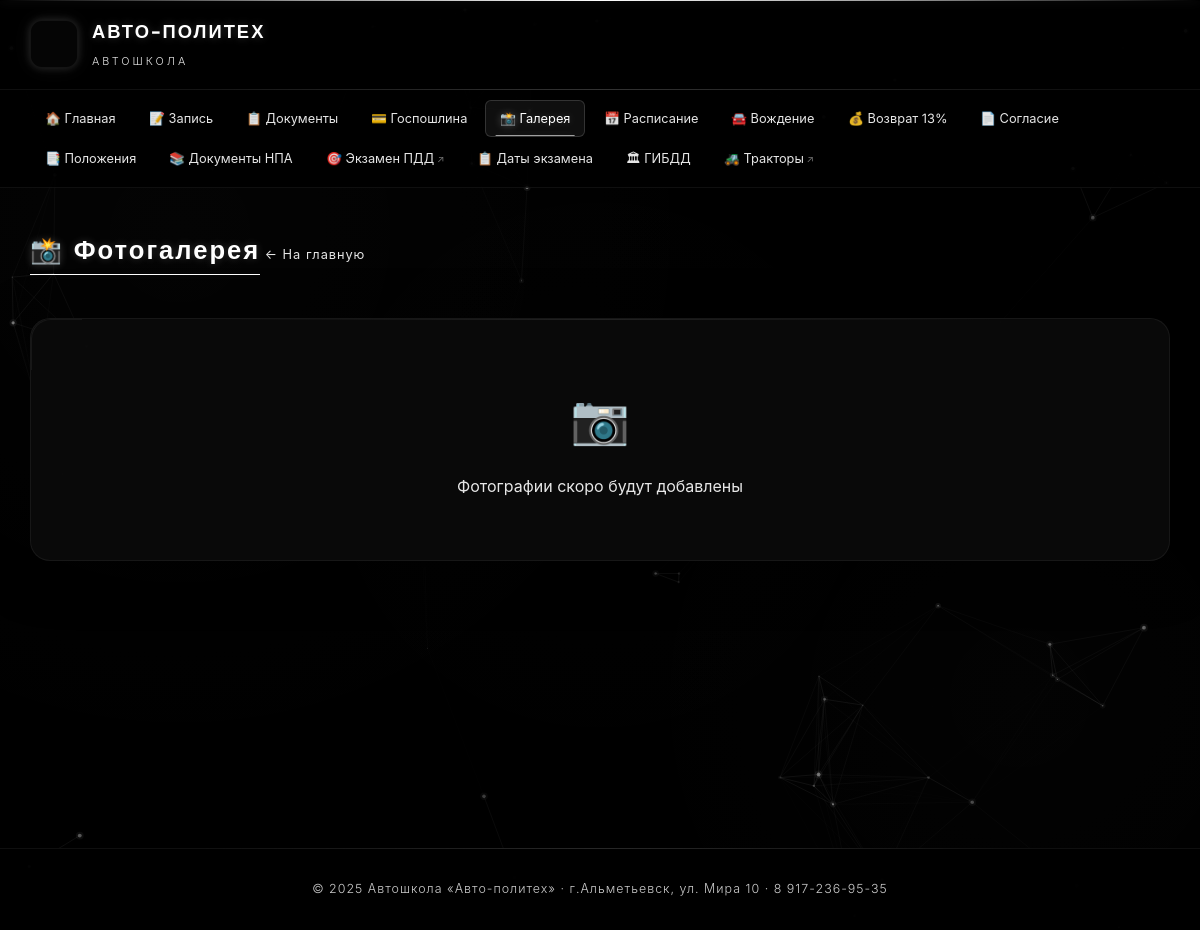
The app's page /gallery/, older data.
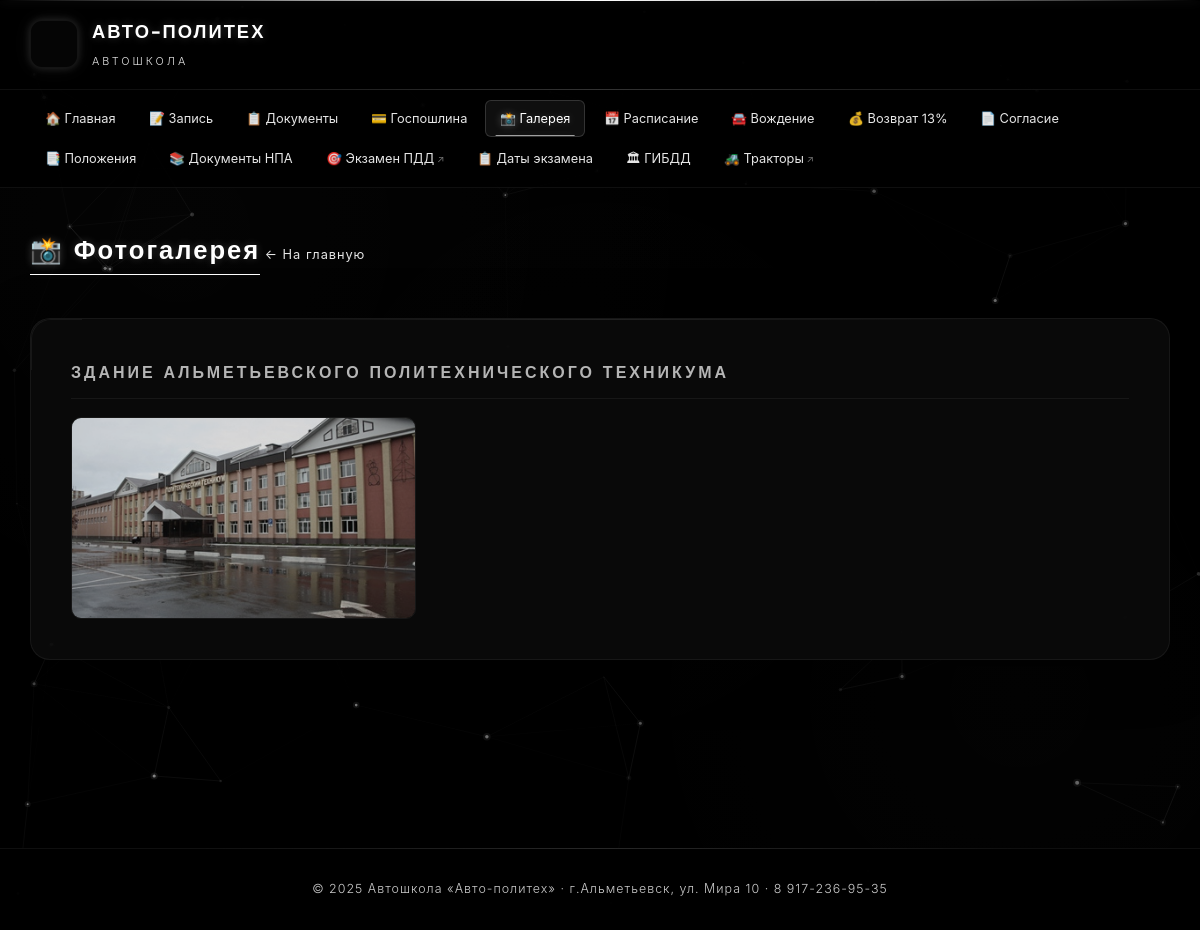
The same page, newer data.
### main/models.py (models this page shows, shortened)
class GalleryCategory(models.Model):
    name = models.CharField('Название', max_length=200)
    order = models.IntegerField('Порядок', default=0)
    class Meta:
        verbose_name = 'Категория галереи'
        verbose_name_plural = 'Категории галереи'
        ordering = ['order']

class GalleryImage(models.Model):
    category = models.ForeignKey(GalleryCategory, on_delete=models.CASCADE, related_name='images',
                                  verbose_name='Категория')
    image = models.ImageField('Изображение', upload_to='gallery/')
    caption = models.CharField('Подпись', max_length=300, blank=True)
    order = models.IntegerField('Порядок', default=0)
    class Meta:
        verbose_name = 'Изображение'
        verbose_name_plural = 'Изображения'
        ordering = ['order']

### main/views.py (the view)
# urls.py: path('gallery/', views.gallery, name='gallery'),
def gallery(request):
    categories = GalleryCategory.objects.prefetch_related('images').all()
    context = {
        'categories': categories,
    }
    return render(request, 'main/gallery.html', context)

### main/context_processors.py (called while the page is built)
def site_settings(request):
    try:
        settings = SiteSettings.load()
    except Exception:
        settings = None
    return {'site_settings': settings}

### main/models.py (called while the page is built)
    @classmethod
    def load(cls):
        obj, created = cls.objects.get_or_create(pk=1)
        return obj

### main/templates/main/gallery.html (shortened to what this page needs)
{% extends 'main/base.html' %}
{% block content %}
<div class="page-header">
    <h2>📸 Фотогалерея</h2>
    <a href="{% url 'main:index' %}" class="back-link">← На главную</a>
</div>
{% for category in categories %}
<div class="glass-card gallery-section">
    <h3>{{ category.name }}</h3>
    <div class="gallery-grid">
        {% for image in category.images.all %}
        <div class="gallery-item">
            <img src="{{ image.image.url }}" alt="{{ image.caption }}" loading="lazy">
        </div>
        {% endfor %}
    </div>
</div>
{% empty %}
<div class="glass-card" style="text-align: center; padding: 60px;">
    <span style="font-size: 3rem; display: block; margin-bottom: 15px;">📷</span>
    <p style="color: var(--text-muted);">Фотографии скоро будут добавлены</p>
</div>
{% endfor %}
{% endblock %}

Row changes from the older to the newer data that the page shows:
added GalleryCategory: name "ЗДАНИЕ АЛЬМЕТЬЕВСКОГО ПОЛИТЕХНИЧЕСКОГО ТЕХНИКУМА"
added GalleryImage: image (picture)
Text that changed along with them:
text no longer shown: "📷 Фотографии скоро будут добавлены"
